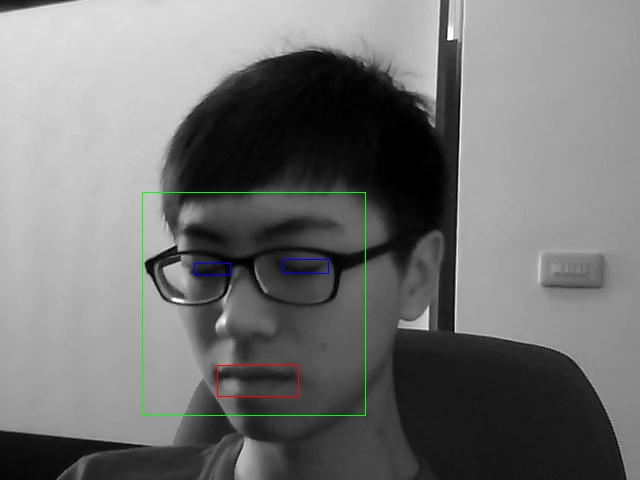
#> input picture dataset/test/is_drowsy/001_glasses_slowBlinkWithNodding_1025_drowsy.jpg, 640 x 480 px
$ python -i clahe.py   (imports and definitions only)
#> lines starting #> are read from the running program, lines starting #| are printed output that depends on the picture
#> further down, picture is the input picture: shape (480, 640, 3); mean B, G, R 115.2, 115.7, 115.2
'''
clahe.py

CLAHE (Contrast Limited Adaptive Histogram Equalization) Module

This module provides functions and classes for enhancing image contrast using CLAHE,
with optional gamma correction and homomorphic filtering, and supports batch
processing (including parallel execution).

Example Usage:
--------------
1. Basic CLAHE on a single image:

```python
import cv2
from clahe import apply_clahe

img = cv2.imread('dark_image.jpg')
enhanced = apply_clahe(img)
cv2.imwrite('enhanced.jpg', enhanced)
```

2. Advanced enhancement with CLAHEEnhancer:

```python
from clahe import CLAHEEnhancer

enhancer = CLAHEEnhancer(base_clip_limit=2.5, do_gamma=True, do_homomorphic=True)
enhanced = enhancer.apply(img)
```

3. Batch processing with parallel execution:

```python
import numpy as np
from clahe import apply_clahe_batch, CLAHEEnhancer

frames = np.stack([frame1, frame2, frame3])  # shape: (N, H, W, 3)
enhancer = CLAHEEnhancer()
enhanced_frames = apply_clahe_batch(frames, enhancer, parallel=True, max_workers=4)
```
'''

import cv2
import numpy as np
import logging
from functools import lru_cache
from typing import List, Dict, Any, Optional, Union, Tuple
import multiprocessing
from concurrent.futures import ProcessPoolExecutor

# Configure module-level logger for status and debugging messages
glogger = logging.getLogger(__name__)
# [1 line not run here, left out]


def apply_clahe(
    frame: np.ndarray,
    preserve_color: bool = True,
    clip_limit: float = 2.0,
    tile_grid_size: Tuple[int, int] = (8, 8),
    apply_to_video: bool = False
) -> Union[np.ndarray, list]:
    """
    Enhance contrast of a single image or a batch of frames using CLAHE.

    Args:
        frame: BGR image (H x W x 3) or 4D array of frames (N x H x W x 3).
        preserve_color: If True, applies CLAHE on the L-channel in LAB space to retain color balance.
        clip_limit: Contrast threshold for adaptive equalization; values >0 recommended.
        tile_grid_size: Grid size for dividing the image into tiles; smaller tiles = more localized contrast enhancement.
        apply_to_video: If True, treats `frame` as a batch of frames and returns a list of enhanced frames.

    Returns:
        Enhanced BGR image or list of enhanced BGR images for video batches.

    Raises:
        ValueError: For invalid inputs or parameter values.
    """
    # Validate input types and parameter ranges
    if not isinstance(frame, np.ndarray):
        raise ValueError("Input frame must be a numpy.ndarray.")
    if clip_limit <= 0:
        raise ValueError("clip_limit must be positive.")
    if (
        not isinstance(tile_grid_size, tuple)
        or len(tile_grid_size) != 2
        or tile_grid_size[0] <= 0
        or tile_grid_size[1] <= 0
    ):
        raise ValueError("tile_grid_size must be a tuple of two positive ints.")

    # If processing a video batch, ensure frame is 4D
    if apply_to_video:
        if frame.ndim == 4:
            # Process each frame individually
            return [apply_clahe_single_image(f, preserve_color, clip_limit, tile_grid_size) for f in frame]
        else:
            raise ValueError("For video, input must be a 4D array of frames.")

    # Single image path
    return apply_clahe_single_image(frame, preserve_color, clip_limit, tile_grid_size)


def apply_clahe_single_image(
    frame: np.ndarray,
    preserve_color: bool,
    clip_limit: float,
    tile_grid_size: Tuple[int, int]
) -> np.ndarray:
    """
    Internal helper: Applies CLAHE to one image, supporting color preservation or grayscale.
    """
#> called with preserve_color = True, clip_limit = 2, tile_grid_size = (8, 8)
    if not preserve_color:
        # Convert to grayscale and apply CLAHE directly
        gray = cv2.cvtColor(frame, cv2.COLOR_BGR2GRAY)
        clahe = cv2.createCLAHE(clipLimit=clip_limit, tileGridSize=tile_grid_size)
        return clahe.apply(gray)

    # Preserve color: transform to LAB, enhance L channel, and merge back
    lab = cv2.cvtColor(frame, cv2.COLOR_BGR2LAB)
#> lab: shape (480, 640, 3); mean of channels 0, 1, 2 120.2, 127.8, 128.2
    l, a, b = cv2.split(lab)
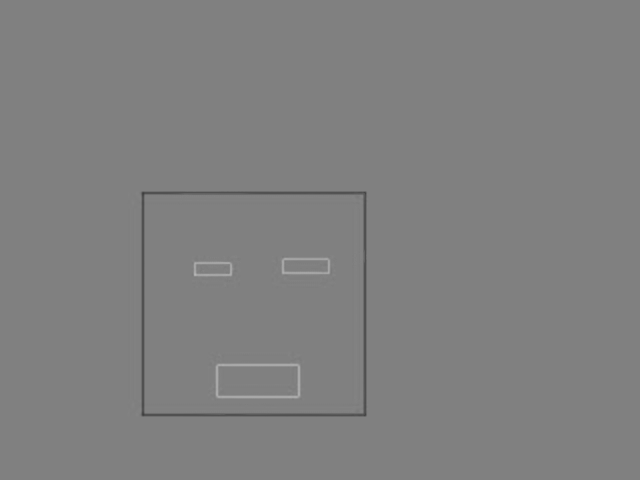
#> a: shape (480, 640); min 61, max 183, mean 127.8
    clahe = cv2.createCLAHE(clipLimit=clip_limit, tileGridSize=tile_grid_size)
    l_enhanced = clahe.apply(l)
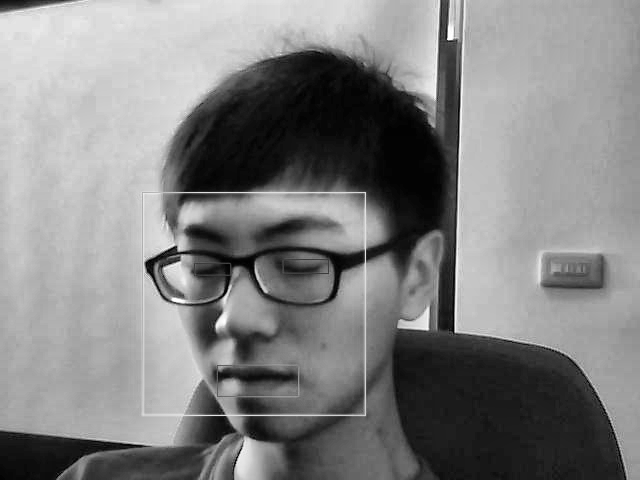
#> l_enhanced: shape (480, 640); min 1, max 255, mean 130.1
    lab_enhanced = cv2.merge((l_enhanced, a, b))
#> lab_enhanced: shape (480, 640, 3); mean of channels 0, 1, 2 130.1, 127.8, 128.2
    return cv2.cvtColor(lab_enhanced, cv2.COLOR_LAB2BGR)


# [54 lines left out: functions _get_clahe, _get_gamma_lut, _apply_gamma, _homomorphic_filter, not called in this run]


class CLAHEEnhancer:
    # [174 lines left out: functions __init__, _apply_gamma_correction, _get_homomorphic_filter, _apply_homomorphic_filtering, apply, _process_single_frame and 1 more, not called in this run]

>>> import cv2
>>> picture = cv2.imread('dataset/test/is_drowsy/001_glasses_slowBlinkWithNodding_1025_drowsy.jpg')
>>> result = apply_clahe(picture)
